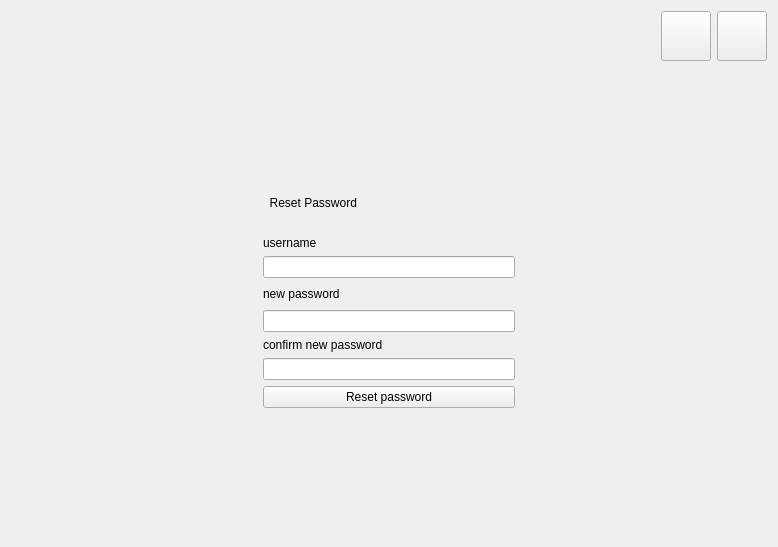
<?xml version="1.0" encoding="UTF-8"?>
<ui version="4.0">
 <class>forget</class>
 <widget class="QDialog" name="forget">
  <property name="geometry">
   <rect>
    <x>0</x>
    <y>0</y>
    <width>778</width>
    <height>547</height>
   </rect>
  </property>
  <property name="windowTitle">
   <string>Dialog</string>
  </property>
  <property name="styleSheet">
   <string notr="true"/>
  </property>
  <layout class="QVBoxLayout" name="verticalLayout">
   <item>
    <layout class="QHBoxLayout" name="horizontalLayout">
     <item>
      <spacer name="horizontalSpacer">
       <property name="orientation">
        <enum>Qt::Horizontal</enum>
       </property>
       <property name="sizeHint" stdset="0">
        <size>
         <width>40</width>
         <height>20</height>
        </size>
       </property>
      </spacer>
     </item>
     <item>
      <widget class="QPushButton" name="back">
       <property name="minimumSize">
        <size>
         <width>50</width>
         <height>50</height>
        </size>
       </property>
       <property name="text">
        <string/>
       </property>
       <property name="icon">
        <iconset resource="icons.qrc">
         <normaloff>:/back/iconfinder_4829864_arrow_back_left_icon_512px.png</normaloff>:/back/iconfinder_4829864_arrow_back_left_icon_512px.png</iconset>
       </property>
       <property name="autoDefault">
        <bool>false</bool>
       </property>
      </widget>
     </item>
     <item>
      <widget class="QPushButton" name="close">
       <property name="minimumSize">
        <size>
         <width>50</width>
         <height>50</height>
        </size>
       </property>
       <property name="text">
        <string/>
       </property>
       <property name="icon">
        <iconset resource="icons.qrc">
         <normaloff>:/close/iconfinder_3671740_close_icon_512px.png</normaloff>:/close/iconfinder_3671740_close_icon_512px.png</iconset>
       </property>
       <property name="autoDefault">
        <bool>false</bool>
       </property>
      </widget>
     </item>
    </layout>
   </item>
   <item>
    <spacer name="verticalSpacer_2">
     <property name="orientation">
      <enum>Qt::Vertical</enum>
     </property>
     <property name="sizeHint" stdset="0">
      <size>
       <width>20</width>
       <height>40</height>
      </size>
     </property>
    </spacer>
   </item>
   <item>
    <layout class="QHBoxLayout" name="horizontalLayout_2">
     <property name="topMargin">
      <number>0</number>
     </property>
     <item>
      <layout class="QGridLayout" name="gridLayout">
       <property name="topMargin">
        <number>0</number>
       </property>
       <property name="bottomMargin">
        <number>0</number>
       </property>
       <item row="4" column="3">
        <spacer name="horizontalSpacer_3">
         <property name="orientation">
          <enum>Qt::Horizontal</enum>
         </property>
         <property name="sizeHint" stdset="0">
          <size>
           <width>40</width>
           <height>20</height>
          </size>
         </property>
        </spacer>
       </item>
       <item row="3" column="1">
        <widget class="QLineEdit" name="luser"/>
       </item>
       <item row="8" column="1">
        <widget class="QPushButton" name="reset">
         <property name="sizePolicy">
          <sizepolicy hsizetype="Minimum" vsizetype="Minimum">
           <horstretch>0</horstretch>
           <verstretch>0</verstretch>
          </sizepolicy>
         </property>
         <property name="minimumSize">
          <size>
           <width>250</width>
           <height>0</height>
          </size>
         </property>
         <property name="styleSheet">
          <string notr="true">font: 75 10pt &quot;MS Shell Dlg 2&quot;;</string>
         </property>
         <property name="text">
          <string>Reset password</string>
         </property>
         <property name="autoDefault">
          <bool>false</bool>
         </property>
        </widget>
       </item>
       <item row="4" column="1">
        <widget class="QLabel" name="label_2">
         <property name="text">
          <string>new password</string>
         </property>
         <property name="margin">
          <number>1</number>
         </property>
        </widget>
       </item>
       <item row="7" column="1">
        <widget class="QLineEdit" name="lcpass">
         <property name="echoMode">
          <enum>QLineEdit::Password</enum>
         </property>
        </widget>
       </item>
       <item row="6" column="1">
        <widget class="QLabel" name="label_3">
         <property name="text">
          <string>confirm new password</string>
         </property>
         <property name="margin">
          <number>1</number>
         </property>
        </widget>
       </item>
       <item row="0" column="1">
        <widget class="QLabel" name="label_4">
         <property name="styleSheet">
          <string notr="true">font: 75 18pt &quot;MS Shell Dlg 2&quot;;
coolr:black</string>
         </property>
         <property name="text">
          <string>  Reset Password</string>
         </property>
        </widget>
       </item>
       <item row="4" column="0">
        <spacer name="horizontalSpacer_2">
         <property name="orientation">
          <enum>Qt::Horizontal</enum>
         </property>
         <property name="sizeHint" stdset="0">
          <size>
           <width>40</width>
           <height>20</height>
          </size>
         </property>
        </spacer>
       </item>
       <item row="1" column="1">
        <spacer name="verticalSpacer_3">
         <property name="orientation">
          <enum>Qt::Vertical</enum>
         </property>
         <property name="sizeType">
          <enum>QSizePolicy::Fixed</enum>
         </property>
         <property name="sizeHint" stdset="0">
          <size>
           <width>20</width>
           <height>20</height>
          </size>
         </property>
        </spacer>
       </item>
       <item row="2" column="1">
        <widget class="QLabel" name="label">
         <property name="text">
          <string>username</string>
         </property>
         <property name="margin">
          <number>1</number>
         </property>
        </widget>
       </item>
       <item row="5" column="1">
        <widget class="QLineEdit" name="lpass">
         <property name="echoMode">
          <enum>QLineEdit::Password</enum>
         </property>
        </widget>
       </item>
      </layout>
     </item>
    </layout>
   </item>
   <item>
    <spacer name="verticalSpacer">
     <property name="orientation">
      <enum>Qt::Vertical</enum>
     </property>
     <property name="sizeHint" stdset="0">
      <size>
       <width>20</width>
       <height>40</height>
      </size>
     </property>
    </spacer>
   </item>
  </layout>
 </widget>
 <resources>
  <include location="icons.qrc"/>
 </resources>
 <connections/>
</ui>
